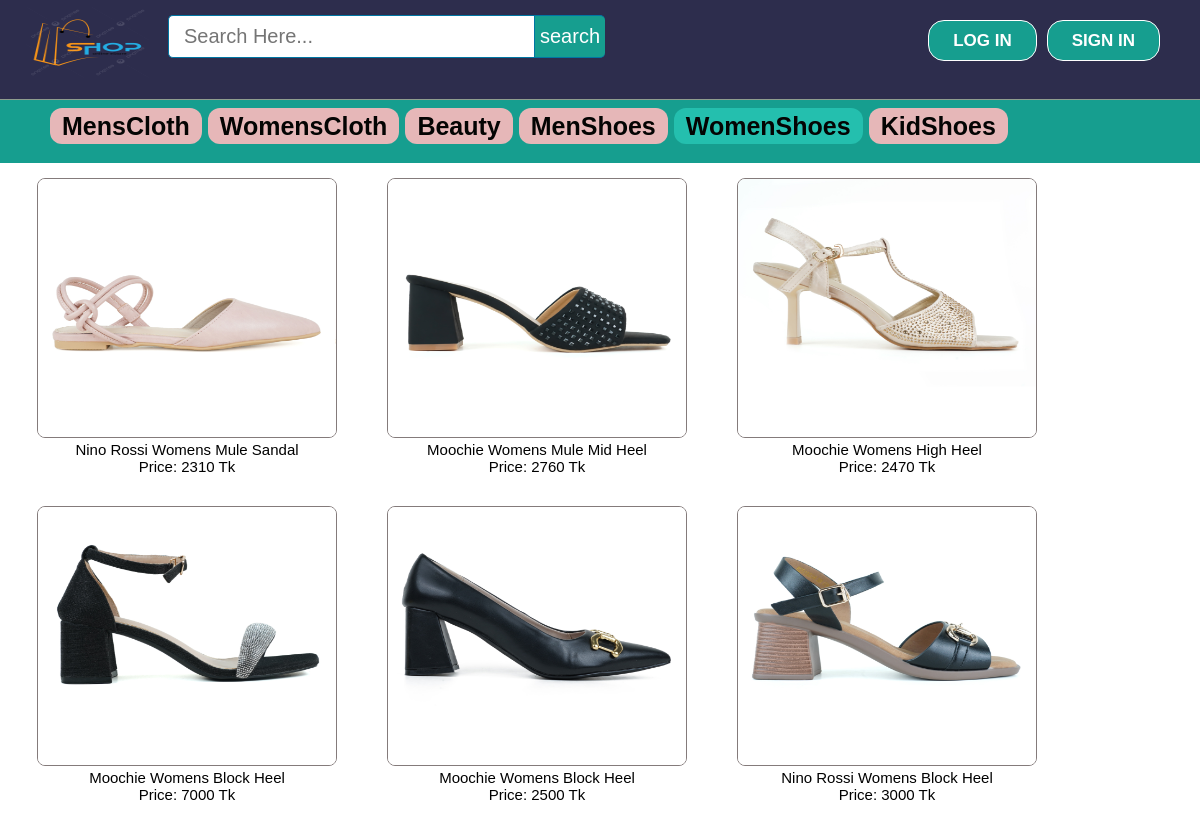
/OurProducts/Women_shoes.php, run on the app's committed database.
### tables this page shows
CREATE TABLE `products` (
  `id` int(11) NOT NULL,
  `pName` varchar(100) NOT NULL,
  `price` int(11) NOT NULL,
  `piece` int(11) NOT NULL,
  `description` text NOT NULL,
  `available` int(11) NOT NULL,
  `category` varchar(100) NOT NULL,
  `type` varchar(100) NOT NULL,
  `item` varchar(100) NOT NULL,
  `pCode` varchar(20) NOT NULL,
  `picture` text NOT NULL
);

### OurProducts/Women_shoes.php (the view, shortened to what this page needs)
<?php include ( "../inc/connect.inc.php" ); ?>
<!DOCTYPE html>
<html>
<head>
	<link rel="stylesheet" type="text/css" href="../css/style.css">
</head>
<body>
	<?php include ( "../inc/mainheader.inc.php" ); ?>
	<div class="categolis">
		<table>
			<tr>
				<th>
					<a href="Mens_cloth.php" style="text-decoration: none;color: #040403;padding: 4px 12px;background-color: #e6b7b8;border-radius: 12px;">MensCloth</a>
				</th>
				<th><a href="Woens_cloth.php" style="text-decoration: none;color: #040403;padding: 4px 12px;background-color: #e6b7b8;border-radius: 12px;">WomensCloth</a></th>
				<th><a href="Beauty.php" style="text-decoration: none;color: #040403;padding: 4px 12px;background-color: #e6b7b8;border-radius: 12px;">Beauty</a></th>
				<th><a href="Men_shoes.php" style="text-decoration: none;color: #040403;padding: 4px 12px;background-color: #e6b7b8;border-radius: 12px;">MenShoes</a></th>
				<th><a href="Women_shoes.php" style="text-decoration: none;color: #040403;padding: 4px 12px;background-color: #24bfae;border-radius: 12px;">WomenShoes</a></th>
				<th><a href="Kid_shoes.php" style="text-decoration: none;color: #040403;padding: 4px 12px;background-color: #e6b7b8;border-radius: 12px;">KidShoes</a></th>
			</tr>
		</table>
	</div>
	<div style="padding: 15px 0px; font-size: 15px; margin: 0 auto; display: table; width: 98%;">
		<div>
		<?php
			$getposts = mysqli_query($con, "SELECT * FROM products WHERE available >='1' AND item ='womens_shoes'  ORDER BY id DESC LIMIT 10") or die(mysqlI_error($con));
					if (mysqli_num_rows($getposts)) {
					echo '<ul id="recs">';
					while ($row = mysqli_fetch_assoc($getposts)) {
						$id = $row['id'];
						$pName = $row['pName'];
						$price = $row['price'];
						$picture = $row['picture'];
						echo '
							<ul style="float: left;">
								<li style="float: left; padding: 0px 25px 25px 25px;">
									<div class="home-prodlist-img"><a href="view_product.php?pid='.$id.'">
										<img src="../image/product/womens_shoes/'.$picture.'" class="home-prodlist-imgi">
										</a>
										<div style="text-align: center; padding: 0 0 6px 0;"> <span style="font-size: 15px;">'.$pName.'</span><br> Price: '.$price.' Tk</div>
									</div>
								</li>
							</ul>
						';
						}
				}
		?>
		</div>
	</div>
</body>
</html>

### css/style.css (style rules this page uses)
html, body, div, span, applet, object, iframe, h1, h2, h3, h4, h5, h6, p, blockquote, pre, a, abbr, acronym, address, big, cite, code, del, dfn, em, img, ins, kbd, q, s, samp, small, strike, strong, sub, sup, tt, var, b, u, i, center, dl, dt, dd, ol, ul, li, fieldset, form, label, legend, table, caption, tbody, tfoot, thead, tr, th, td, article, aside, canvas, details, embed, figure, figcaption, footer, header, hgroup, menu, nav, output, ruby, section, summary, time, mark, audio, video { margin: 0; padding: 0; border: 0; font: inherit; vertical-align: baseline; box-sizing: border-box; }
body { line-height: normal; }
ol, ul { list-style: none; }
table { border-collapse: collapse; border-spacing: 0; }
* { margin: 0px; padding: 0px; }
body, button, input, label, select, td, textarea { font-family: Arial, Helvetica, tahoma,verdana,arial,sans-serif; font-size: 12px; }
body { width: 100%; position: relative; background-color: #ffffff; min-width: 1080px; }
.home-prodlist-imgi { height: 260px; width: 300px; padding: 0px; border: 1px solid #847b7b; border-radius: 8px; }
.categolis { line-height: 1.3; font-weight: bold; color: #fff; padding: 110px 0px 20px 50px; background-color: #169e8f; text-align: center; font-size: 25px; }
.categolis table tbody tr th { padding: 0px 6px 0px 0px; }

### data on the page
products: picture (picture), pName "Nino Rossi Womens Mule Sandal", price "2310"
products: picture (picture), pName "Moochie Womens Mule Mid Heel", price "2760"
products: picture (picture), pName "Moochie Womens High Heel", price "2470"
products: picture (picture), pName "Moochie Womens Block Heel", price "7000"
products: picture (picture), pName "Moochie Womens Block Heel", price "2500"
products: picture (picture), pName "Nino Rossi Womens Block Heel", price "3000"
